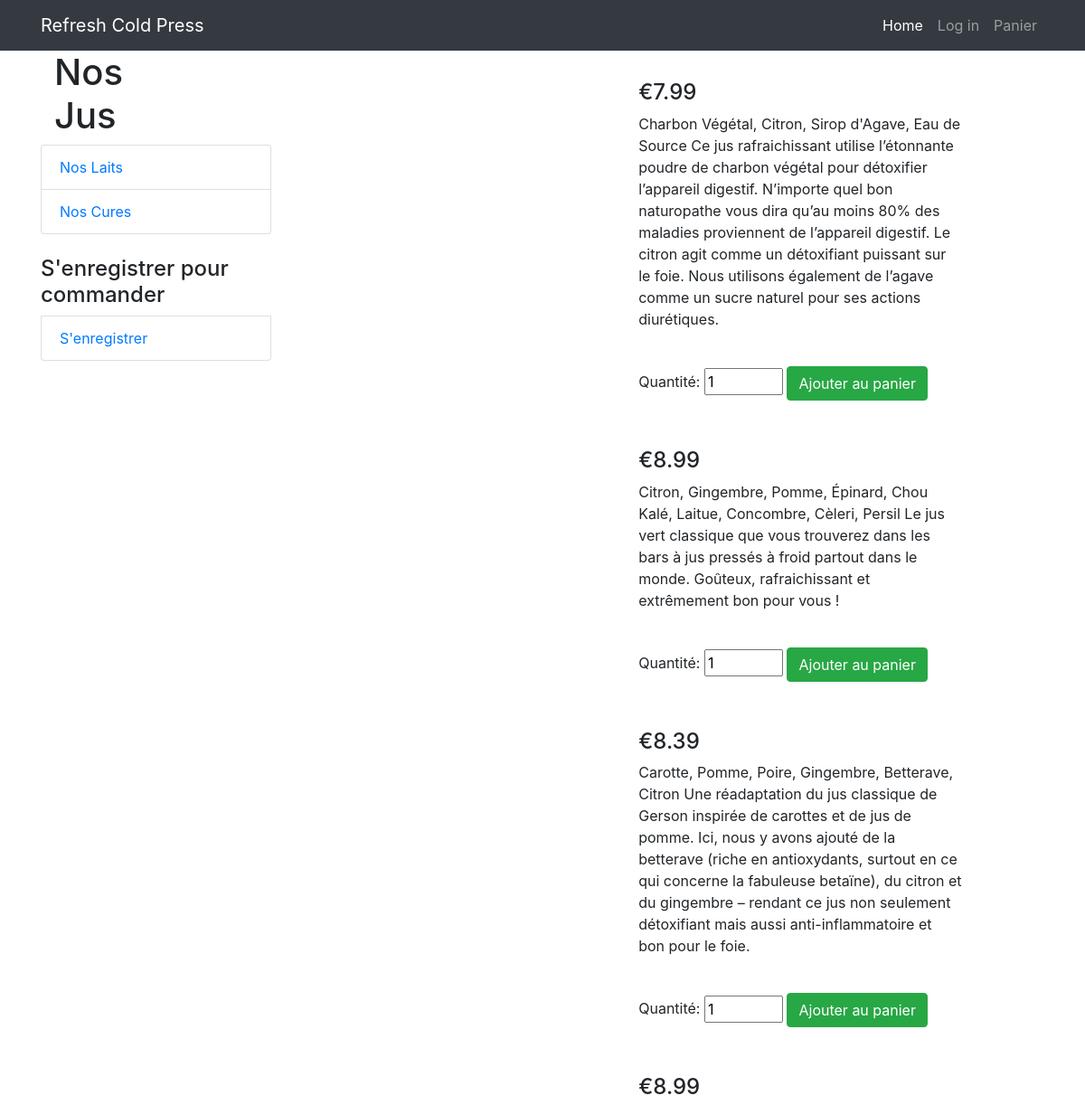
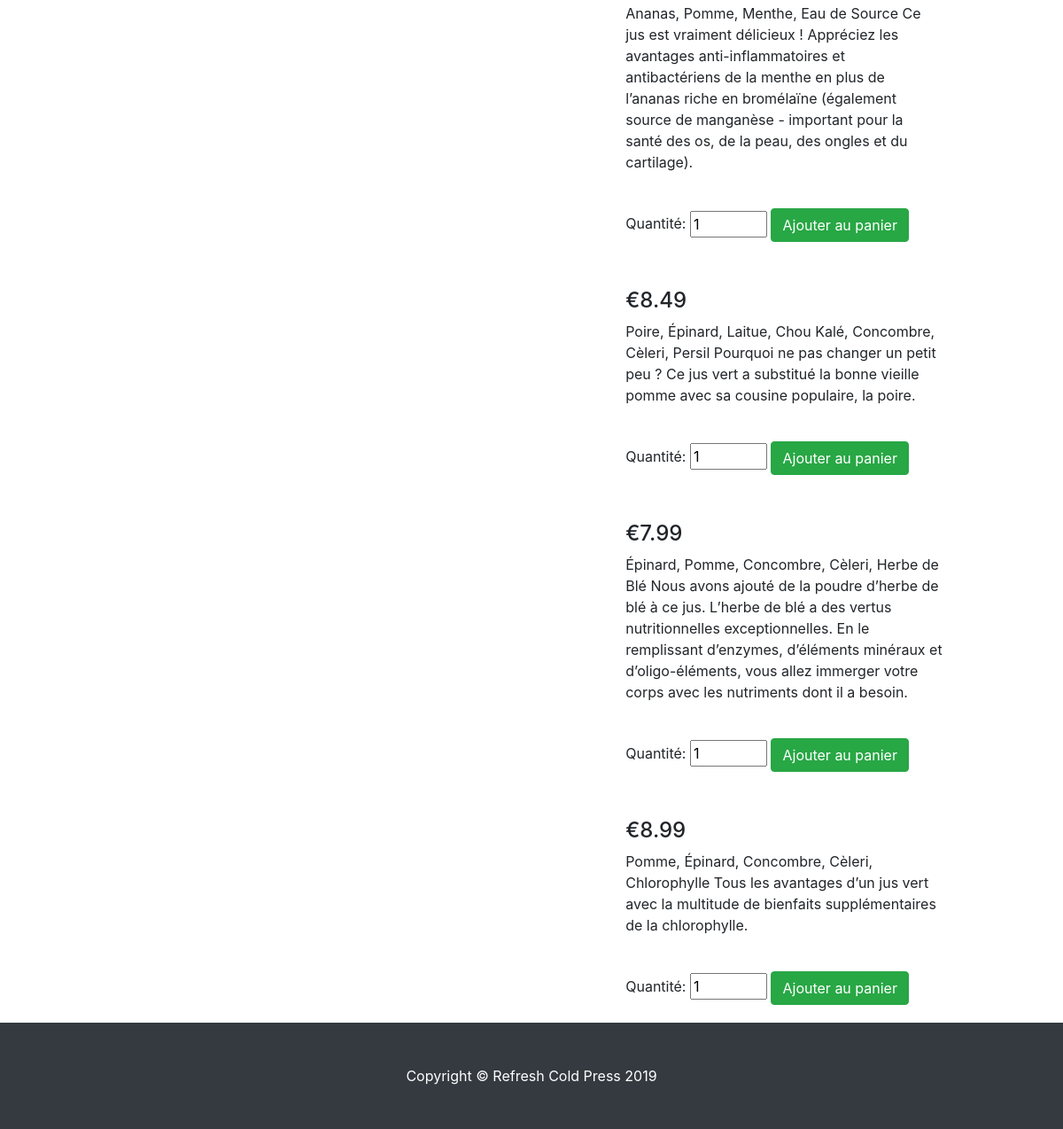
The page /webroot/index.php?module=produit&action=produit_jus on the database its author committed (2 pictures, top to bottom).
### tables this page shows
CREATE TABLE IF NOT EXISTS `st_products_has_st_categories` (
  `st_products_pro_id` int(11) NOT NULL,
  `st_categories_cat_id` int(11) NOT NULL,
  PRIMARY KEY (`st_products_pro_id`,`st_categories_cat_id`),
  KEY `fk_st_products_has_st_categories_st_categories1_idx` (`st_categories_cat_id`),
  KEY `fk_st_products_has_st_categories_st_products1_idx` (`st_products_pro_id`)
);

CREATE TABLE IF NOT EXISTS `st_products` (
  `pro_id` int(11) NOT NULL AUTO_INCREMENT,
  `pro_title` varchar(200) NOT NULL,
  `pro_descr` mediumtext NOT NULL,
  `pro_img_url` varchar(255) NOT NULL,
  `pro_price` decimal(10,2) NOT NULL,
  `pro_date` timestamp NOT NULL DEFAULT CURRENT_TIMESTAMP,
  PRIMARY KEY (`pro_id`)
);

### app/controller/produit/produit_jus.php (called while the page is built)
<?php
include("../app/model/produit/lire_produit_jus.php");
$produits = lire_produit_jus();
include("../app/view/produit/produit_jus.php");

### app/model/produit/lire_produit_jus.php (called while the page is built, shortened)
<?php
  function lire_produit_jus() {
   global $pdo;
   try {
     $query = "
     		 SELECT   *
          FROM     st_products, st_categories, st_products_has_st_categories
          WHERE    st_products_pro_id=pro_id
          AND      cat_id= st_categories_cat_id
          AND      cat_id=1   ";
     $req = $pdo->prepare($query);
	 $req->execute();
     $req->setFetchMode(PDO::FETCH_ASSOC);
     $produits = $req->fetchAll();
     return $produits;
   }
   catch (Exception $e) {
   	return false;
   }
   }

### app/view/produit/produit_jus.php (the view, shortened to what this page needs)
<?php
include("../app/view/layout/header.inc.php");
 ?>
  <div class="container">
       <div class="row">
                <div class="col-lg-3">
                        <h1 class="col-lg-3">Nos Jus</h1>
                          <div class="list-group">
                            <a href="index.php?module=produit&action=produit_laits" class="list-group-item">Nos Laits</a>
                            <a href="index.php?module=produit&action=produit_cures" class="list-group-item">Nos Cures</a>
                          </div>
                      <br>
                      <h4>S'enregistrer pour commander</h4>
                       <a href="index.php?module=utilisateur&action=register" class="list-group-item">S'enregistrer</a>
                </div>
            <div class="col-md-9">
                        <?php  foreach ($produits as $produit) {
                         ?>
                        <div class="row">
                              <div class="col-sm-1">
                              </div>
                               <div class="col-sm-4">
                               </div>
                                   <div class="col-sm-6">
                                          <div class="card-body">
                                              <h4>€<?= $produit ["pro_price"] ?></h4>
                                                <p class="card-text"><?= $produit ["pro_descr"] ?></p>
                                          </div>
                                            <form action="index.php?module=cart&action=cart_ajouter_jus" style= "padding: 1.25rem;" method= "post" >
                                                Quantité:
                                                  <input type="number" name="cad_qt"
                                                 min="0" max="10" step="1" value="1">
                                                <button type="submit" class="btn btn-success">Ajouter au panier</button>
                                            </form>
                                    </div>
                                <div class="col-sm-1">
                                </div>
                        </div>
                   <?php } ?>
           </div>
       </div>
</div>
<?php include("../app/view/layout/footer.inc.php"); ?>

### webroot/index.php (shortened to what this page needs)
<?php
if (!isset($_GET["module"])) {
	$module =DEFAULT_MODULE;
} else {
	$module = $_GET["module"];
}
if (!isset($_GET["action"])) {
	$action =DEFAULT_ACTION;
} else {
	$action = $_GET["action"];
}
$file = "../app/controller/" .$module . "/" . $action . ".php";
if (file_exists($file)) {
 include $file;
} else {
	die("Page 404");
}

### app/view/layout/header.inc.php (shortened to what this page needs)
<!DOCTYPE html>
<html lang="en">
<head>
  <link rel="stylesheet" href="https://stackpath.bootstrapcdn.com/bootstrap/4.3.1/css/bootstrap.min.css">
</head>
<body>
  <nav class="navbar navbar-expand-lg navbar-dark bg-dark fixed-top">
    <div class="container">
      <a class="navbar-brand" href="index.php">Refresh Cold Press</a>
      <div class="collapse navbar-collapse" id="navbarResponsive">
        <ul class="navbar-nav ml-auto">
          <li class="nav-item active">
            <a class="nav-link" href="index.php">Home
            </a>
          </li>
          <?php if(!isset($_SESSION["user"])) { ?>
           <li class="nav-item">
            <a class="nav-link" href="index.php?module=utilisateur&action=login">Log in</a>
          </li>
          <?php } else { ?>
          <li class="nav-item">
            <a class="nav-link" href="index.php?module=utilisateur&action=logout">Log out</a>
          </li>
          <?php } ?>
          <li class="nav-item">
            <a class="nav-link" href="index.php?module=cart&action=cart">Panier</a>
          </li>
        </ul>
      </div>
    </div>
  </nav>

### app/view/layout/footer.inc.php (shortened to what this page needs)
  <footer class="py-5 bg-dark">
    <div class="container">
      <p class="m-0 text-center text-white">Copyright &copy; Refresh Cold Press 2019</p>
    </div>
  </footer>
</body>
</html>

### app/view/layout/header.inc.php (style rules this page uses)
body { padding-top: 56px; }

### rows shown on the page
st_products_has_st_categories: st_products_pro.pro_price "7.99", st_products_pro.pro_descr "Charbon Végétal, Citron, Sirop d'Agave, Eau de Source Ce jus rafraichissant utilise l’étonnante poudre de charbon végétal pour détoxifier l’appareil digestif. N’importe quel bon naturopathe vous dira qu’au moins 80% des maladies proviennent de l’appareil digestif. Le citron agit comme un détoxifiant puissant sur le foie. Nous utilisons également de l’agave comme un sucre naturel pour ses actions diurétiques."
st_products_has_st_categories: st_products_pro.pro_price "8.99", st_products_pro.pro_descr "Citron, Gingembre, Pomme, Épinard, Chou Kalé, Laitue, Concombre, Cèleri, Persil Le jus vert classique que vous trouverez dans les bars à jus pressés à froid partout dans le monde. Goûteux, rafraichissant et extrêmement bon pour vous !"
st_products_has_st_categories: st_products_pro.pro_price "8.39", st_products_pro.pro_descr "Carotte, Pomme, Poire, Gingembre, Betterave, Citron Une réadaptation du jus classique de Gerson inspirée de carottes et de jus de pomme. Ici, nous y avons ajouté de la betterave (riche en antioxydants, surtout en ce qui concerne la fabuleuse betaïne), du citron et du gingembre – rendant ce jus non seulement détoxifiant mais aussi anti-inflammatoire et bon pour le foie."
st_products_has_st_categories: st_products_pro.pro_price "8.99", st_products_pro.pro_descr "Ananas, Pomme, Menthe, Eau de Source Ce jus est vraiment délicieux ! Appréciez les avantages anti-inflammatoires et antibactériens de la menthe en plus de l’ananas riche en bromélaïne (également source de manganèse - important pour la santé des os, de la peau, des ongles et du cartilage)."
st_products_has_st_categories: st_products_pro.pro_price "8.49", st_products_pro.pro_descr "Poire, Épinard, Laitue, Chou Kalé, Concombre, Cèleri, Persil Pourquoi ne pas changer un petit peu ? Ce jus vert a substitué la bonne vieille pomme avec sa cousine populaire, la poire."
st_products_has_st_categories: st_products_pro.pro_price "7.99", st_products_pro.pro_descr "Épinard, Pomme, Concombre, Cèleri, Herbe de Blé Nous avons ajouté de la poudre d’herbe de blé à ce jus. L’herbe de blé a des vertus nutritionnelles exceptionnelles. En le remplissant d’enzymes, d’éléments minéraux et d’oligo-éléments, vous allez immerger votre corps avec les nutriments dont il a besoin."
st_products_has_st_categories: st_products_pro.pro_price "8.99", st_products_pro.pro_descr "Pomme, Épinard, Concombre, Cèleri, Chlorophylle Tous les avantages d’un jus vert avec la multitude de bienfaits supplémentaires de la chlorophylle."
